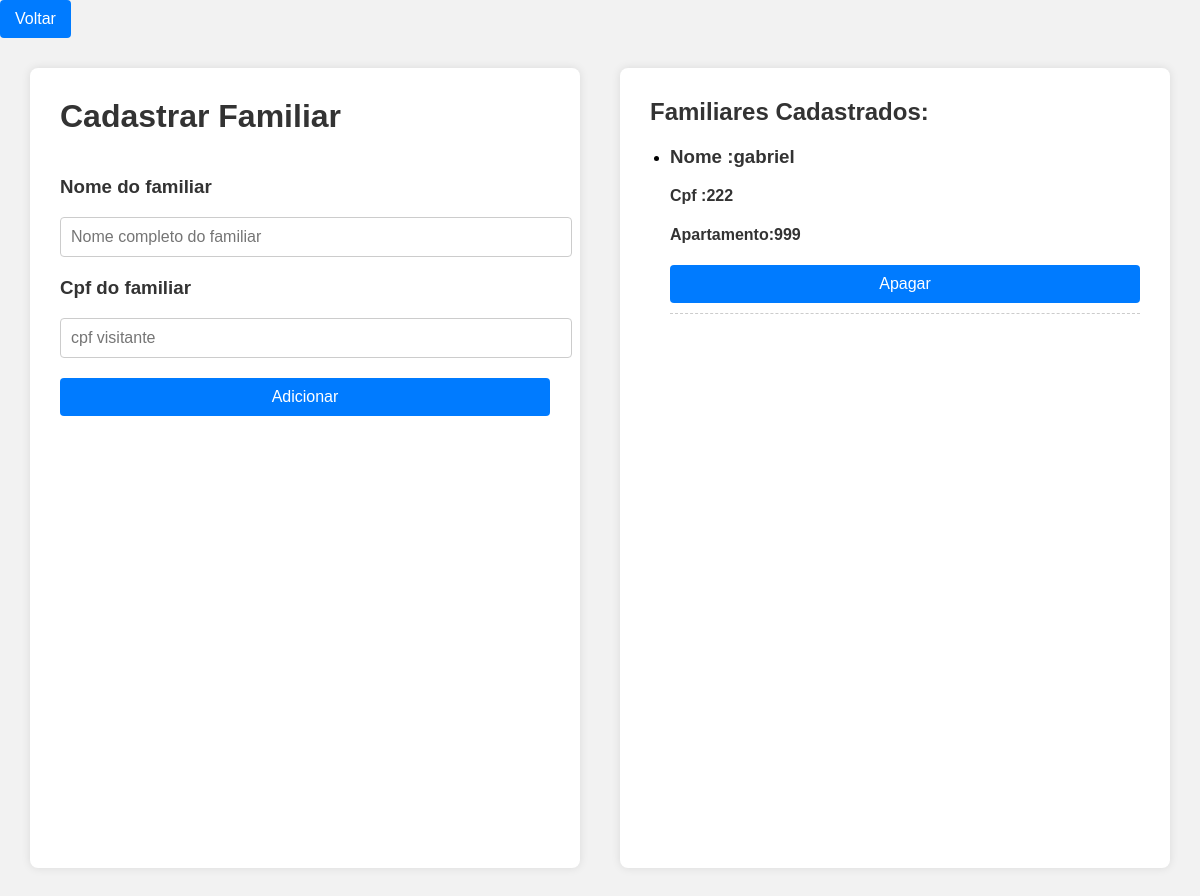
The page /cadastrar_familiares (signed in) on the database its author committed.
### app.py (models this page shows)
class Familiar(db.Model):
    __tablename__ = 'visitantes_apartamento'
    cpf_visitante = db.Column(db.Integer, primary_key=True)
    cpf_morador = db.Column(db.Integer, db.ForeignKey('moradores.cpf'), nullable=False)
    nome = db.Column(db.String(50), nullable=False)
    apartamento = db.Column(db.String(10), nullable=False)
    morador = db.relationship('Usuario', backref=db.backref('familiares', lazy=True))

### app.py (the view)
@app.route('/cadastrar_familiares', methods=['GET', 'POST'])
def cadastrar_familiares():
    cpf_morador = session.get('usuario_cpf')
    familiares = Familiar.query.filter_by(cpf_morador = cpf_morador).all()
    error = request.args.get('error')
    return render_template('cadastrar_familiares.html', familiares=familiares , error = error)

### templates/cadastrar_familiares.html (shortened to what this page needs)
<!DOCTYPE html>
<html lang="pt-br">
<head>
</head>
<body>
  <button onclick="window.location.href='/pinicial'">Voltar</button>
  <div class="container">
    <div class="lado-esquerdo">
      <form method="POST" action="/addFamiliar">
        <h1>{{ 'Editar Familiar' if familiar_editado else 'Cadastrar Familiar' }}</h1>
        <div>
            <h3>Nome do familiar</h3>
              <input type="text" name="nome" placeholder="Nome completo do familiar"
              value="{{ familiar_editado.nome if familiar_editado else '' }}" required>
        </div>
        <div>
          <h3>Cpf do familiar</h3>
          <input type="text" name="cpf" placeholder="cpf visitante"
                value="{{ familiar_editado.nome if familiar_editado else '' }}" required>
        </div>
        <button type="submit">{{ 'Salvar' if familiar_editado else 'Adicionar' }}</button>
      </form>
    </div>
    <div class="lado-direito">
      {% block content %}
      <h2>Familiares Cadastrados:</h2>
        <ul>
          {% for familiar in familiares %}
            <li>
            <h3>Nome :{{ familiar.nome }} </h3>
            <h4>Cpf :{{ familiar.cpf_visitante }}</h4>
            <h4>Apartamento:{{ familiar.apartamento }}</h4>
                  <form action="{{url_for('delete', cpf = familiar.cpf_visitante)}}" method="POST">
                    <input type="submit" value="Apagar" class="btn btn-danger btn-sn"
                    onclick="return confirm('Tem certeza que deseja apagar esse familiar?')">
                  </form>
                  </li>
          {% endfor %}
        </ul>
      {% endblock %}
    </div>
  </div>
</body>
</html>

### templates/cadastrar_familiares.html (style rules this page uses)
body { font-family: Arial, sans-serif; margin: 0; padding: 0; background-color: #f2f2f2; }
.container { display: flex; min-height: 100vh; padding: 30px; gap: 40px; }
.lado-esquerdo, .lado-direito { flex: 1; background-color: #ffffff; padding: 30px; border-radius: 8px; box-shadow: 0 0 10px rgba(0, 0, 0, 0.1); overflow-y: auto; }
h1, h2, h3, h4 { color: #333; margin-top: 0; }
form { display: flex; flex-direction: column; gap: 20px; }
input[type="text"] { padding: 10px; width: 100%; border-radius: 4px; border: 1px solid #ccc; font-size: 16px; }
button, input[type="submit"] { padding: 10px 15px; border: none; background-color: #007BFF; color: white; border-radius: 4px; cursor: pointer; font-size: 16px; }
ul { padding-left: 20px; }
li { margin-bottom: 20px; padding-bottom: 10px; border-bottom: 1px dashed #ccc; }
.btn-danger { background-color: #dc3545; }

### rows shown on the page
Familiar: nome "gabriel", cpf_visitante "222", apartamento "999"

### other values the page prints
{{ 'Editar Familiar' if familiar_editado else 'Cadastrar Familiar' }} "Cadastrar Familiar"
{{ 'Salvar' if familiar_editado else 'Adicionar' }} "Adicionar"
